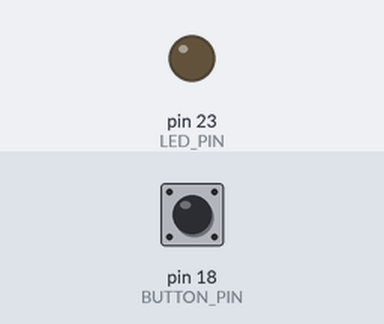
Recording of a sketch running on a simulated Arduino Mega 2560, built with avr-gcc and run on an emulated ATmega2560. On the bench: output pins drawn as LEDs (lit = HIGH). The test bench sets the inputs (shaded band); at power-on: pin 18 (BUTTON_PIN) LOW.

Above: at 1.2 s.
1.3 s: pin 18 (BUTTON_PIN) pulled HIGH for 0.15 s
At 1.37 s:
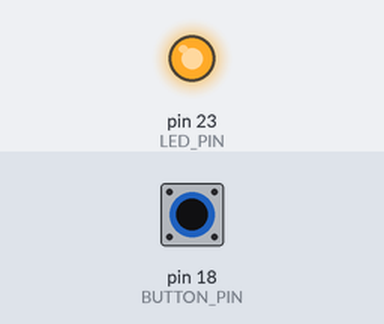
2.9 s: pin 18 (BUTTON_PIN) pulled HIGH for 3.2 s
At 6.9 s:
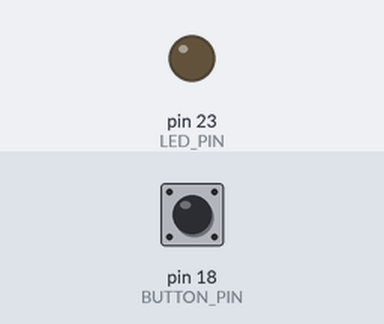
Timing chart, 0 to 8.4 s (numbered marks = the images above; inputs shaded):
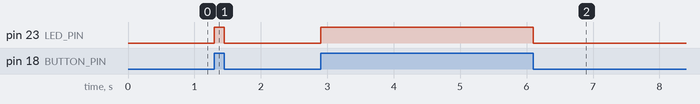

The sketch:

5_Pull_Down_Button_Control_Led.ino
```cpp
//EXTERNAL PULL DOWN BUTTON, PRESSED = HIGH; RELEASED = LOW.
//USING PULL-DOWN BUTTON INPUT TO CONTROL A LED.
//WHEN PRESSED, LED SWITCHED ON; VICE VERSA.
const int LED_PIN = 23;
const int BUTTON_PIN = 18;

void setup() {
  pinMode(LED_PIN, OUTPUT);
  pinMode(BUTTON_PIN, INPUT);
}

void loop() {
  int buttonState = digitalRead(BUTTON_PIN);

  if (buttonState == HIGH) {
    digitalWrite(LED_PIN, HIGH);
  } else {
    digitalWrite(LED_PIN, LOW);
  }
}
```

Measured:
- after the input at 1.3 s, pin 23 (LED_PIN): LOW → HIGH at once, → LOW 0.15 s later
- after the input at 2.9 s, pin 23 (LED_PIN): LOW → HIGH at once, → LOW 3.2 s later
